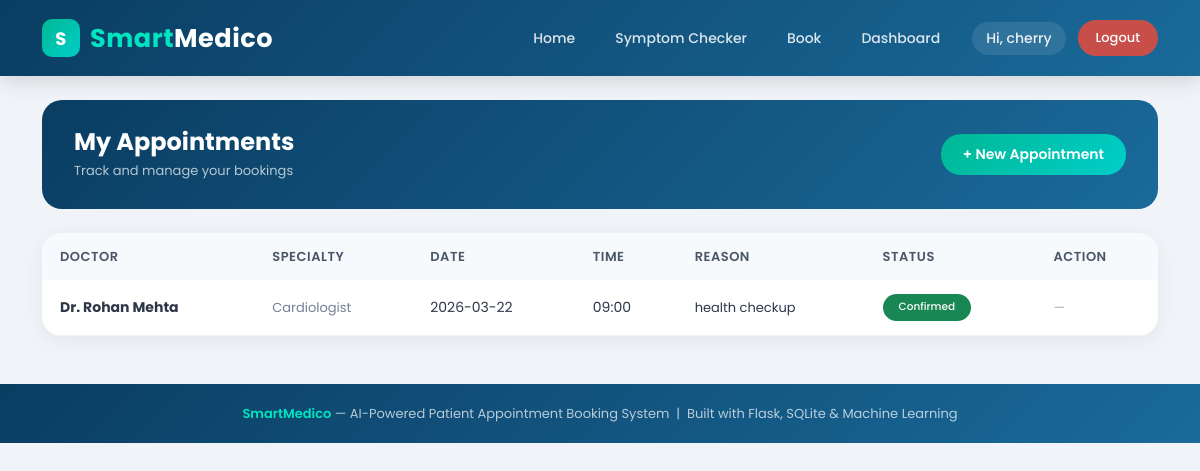
/dashboard (signed in), run on the app's committed database.
### tables this page shows
CREATE TABLE appointments (
        id INTEGER PRIMARY KEY AUTOINCREMENT,
        user_id INTEGER,
        doctor_id INTEGER,
        appointment_date TEXT NOT NULL,
        appointment_time TEXT NOT NULL,
        reason TEXT,
        status TEXT DEFAULT 'pending',
        created_at DATETIME DEFAULT CURRENT_TIMESTAMP,
        FOREIGN KEY (user_id) REFERENCES users(id),
        FOREIGN KEY (doctor_id) REFERENCES doctors(id)
    );

CREATE TABLE doctors (
        id INTEGER PRIMARY KEY AUTOINCREMENT,
        name TEXT NOT NULL,
        specialty TEXT,
        available_days TEXT,
        available_time TEXT
    );

### app.py (the view)
@app.route('/dashboard')
def dashboard():
    if 'user_id' not in session:
        return redirect(url_for('login'))
    conn = get_db()
    cur = conn.cursor()
    if session['role'] == 'admin':
        cur.execute("""SELECT a.*, u.name as patient_name, d.name as doctor_name
                       FROM appointments a
                       JOIN users u ON a.user_id=u.id
                       JOIN doctors d ON a.doctor_id=d.id
                       ORDER BY a.appointment_date DESC""")
    else:
        cur.execute("""SELECT a.*, d.name as doctor_name, d.specialty
                       FROM appointments a
                       JOIN doctors d ON a.doctor_id=d.id
                       WHERE a.user_id=?
                       ORDER BY a.appointment_date DESC""",
                    (session['user_id'],))
    appointments = cur.fetchall()
    conn.close()
    return render_template('dashboard.html', appointments=appointments)

### app.py (called while the page is built)
def get_db():
    conn = sqlite3.connect(DATABASE)
    conn.row_factory = sqlite3.Row
    return conn

### templates/dashboard.html (shortened to what this page needs)
{% extends 'base.html' %}
{% block content %}
<div class="dashboard-header">
  <div>
    <h4>
      {% if session.role == 'admin' %}Admin Dashboard{% else %}My Appointments{% endif %}
    </h4>
    <p>
      {% if session.role == 'admin' %}Manage all patient appointments{% else %}Track and manage your bookings{% endif %}
    </p>
  </div>
  <div class="d-flex gap-2">
    <a href="/book" class="btn-new-appt">+ New Appointment</a>
  </div>
</div>
<div class="dashboard-table-card">
  <div class="table-responsive">
    <table class="table">
      <thead>
        <tr>
          <th>Doctor</th>
          <th>Specialty</th>
          <th>Date</th>
          <th>Time</th>
          <th>Reason</th>
          <th>Status</th>
          <th>Action</th>
        </tr>
      </thead>
      <tbody>
        {% for appt in appointments %}
        <tr>
          <td><strong>{{ appt.doctor_name }}</strong></td>
          <td>
            <span style="color:#718096;font-size:13px">
              {{ appt.specialty if appt['specialty'] else '' }}
            </span>
          </td>
          <td>{{ appt.appointment_date }}</td>
          <td>{{ appt.appointment_time }}</td>
          <td style="max-width:150px;font-size:13px">{{ appt.reason }}</td>
          <td>
            <span class="badge rounded-pill px-3 py-2
              {% if appt.status == 'confirmed' %}bg-success
              {% elif appt.status == 'cancelled' %}bg-danger
              {% else %}bg-warning text-dark{% endif %}">
              {{ appt.status | capitalize }}
            </span>
          </td>
          <td>
            {% if appt.status == 'pending' %}
              {% if session.role == 'admin' %}
                <div class="d-flex gap-1">
                  <a href="/confirm/{{ appt.id }}"
                     class="btn btn-sm btn-success rounded-pill px-3"
                     onclick="return confirm('Confirm this appointment?')">
                     Confirm
                  </a>
                  <a href="/cancel/{{ appt.id }}"
                     class="btn btn-sm btn-outline-danger rounded-pill px-3"
                     onclick="return confirm('Cancel this appointment?')">
                     Cancel
                  </a>
                </div>
              {% else %}
                <a href="/cancel/{{ appt.id }}"
                   class="btn btn-sm btn-outline-danger rounded-pill px-3"
                   onclick="return confirm('Cancel this appointment?')">
                   Cancel
                </a>
              {% endif %}
            {% else %}
              <span style="color:#a0aec0;font-size:13px">—</span>
            {% endif %}
          </td>
        </tr>
        {% endfor %}
      </tbody>
    </table>
  </div>
</div>
{% endblock %}

### static/css/style.css (style rules this page uses)
* { margin: 0; padding: 0; box-sizing: border-box; }
body { font-family: 'Poppins', sans-serif; background-color: #f0f4f8; color: #2d3748; }
.dashboard-header { background: linear-gradient(135deg, #0a3d62, #1a6a9a); color: white; border-radius: 20px; padding: 28px 32px; margin-bottom: 24px; display: flex; justify-content: space-between; align-items: center; }
.dashboard-header h4 { color: white; font-weight: 700; margin: 0; }
.dashboard-header p { color: rgba(255,255,255,0.7); margin: 4px 0 0; font-size: 13px; }
.btn-new-appt { background: linear-gradient(135deg, #00b894, #00cec9); color: white; border: none; padding: 10px 22px; border-radius: 20px; font-size: 14px; font-weight: 600; text-decoration: none; transition: all 0.2s; white-space: nowrap; }
.dashboard-table-card { background: white; border-radius: 20px; box-shadow: 0 4px 20px rgba(0,0,0,0.06); overflow: hidden; }
.table { margin: 0; }
.table thead th { background: #f7fafc; color: #4a5568; font-size: 13px; font-weight: 600; text-transform: uppercase; letter-spacing: 0.5px; padding: 14px 18px; border: none; }
.table tbody td { padding: 14px 18px; font-size: 14px; color: #2d3748; vertical-align: middle; border-color: #f0f4f8; }
.badge { font-weight: 500; }

### data on the page
appointments: doctor_name "Dr. Rohan Mehta", specialty "Cardiologist", appointment_date "2026-03-22", appointment_time "09:00", reason "health checkup", status "Confirmed"

### other printed values
{{ session.user_name }} "cherry"
